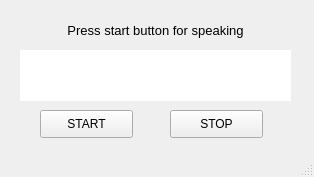
<?xml version="1.0" encoding="UTF-8"?>
<ui version="4.0">
 <class>MainWindow</class>
 <widget class="QMainWindow" name="MainWindow">
  <property name="geometry">
   <rect>
    <x>0</x>
    <y>0</y>
    <width>314</width>
    <height>177</height>
   </rect>
  </property>
  <property name="windowTitle">
   <string>MainWindow</string>
  </property>
  <property name="iconSize">
   <size>
    <width>40</width>
    <height>40</height>
   </size>
  </property>
  <widget class="QWidget" name="centralwidget">
   <widget class="QPushButton" name="start">
    <property name="geometry">
     <rect>
      <x>40</x>
      <y>110</y>
      <width>93</width>
      <height>28</height>
     </rect>
    </property>
    <property name="text">
     <string>START</string>
    </property>
   </widget>
   <widget class="QPushButton" name="stop">
    <property name="geometry">
     <rect>
      <x>170</x>
      <y>110</y>
      <width>93</width>
      <height>28</height>
     </rect>
    </property>
    <property name="text">
     <string>STOP</string>
    </property>
   </widget>
   <widget class="QLabel" name="label">
    <property name="geometry">
     <rect>
      <x>0</x>
      <y>20</y>
      <width>311</width>
      <height>21</height>
     </rect>
    </property>
    <property name="font">
     <font>
      <pointsize>10</pointsize>
     </font>
    </property>
    <property name="layoutDirection">
     <enum>Qt::LeftToRight</enum>
    </property>
    <property name="text">
     <string>&lt;html&gt;&lt;head/&gt;&lt;body&gt;&lt;p align=&quot;center&quot;&gt;Press start button for speaking&lt;/p&gt;&lt;/body&gt;&lt;/html&gt;</string>
    </property>
    <property name="alignment">
     <set>Qt::AlignCenter</set>
    </property>
   </widget>
   <widget class="QLabel" name="text_message">
    <property name="geometry">
     <rect>
      <x>20</x>
      <y>50</y>
      <width>271</width>
      <height>51</height>
     </rect>
    </property>
    <property name="styleSheet">
     <string notr="true">background-color: rgb(255, 255, 255);</string>
    </property>
    <property name="text">
     <string/>
    </property>
   </widget>
  </widget>
  <widget class="QStatusBar" name="statusbar"/>
 </widget>
 <resources/>
 <connections/>
</ui>
